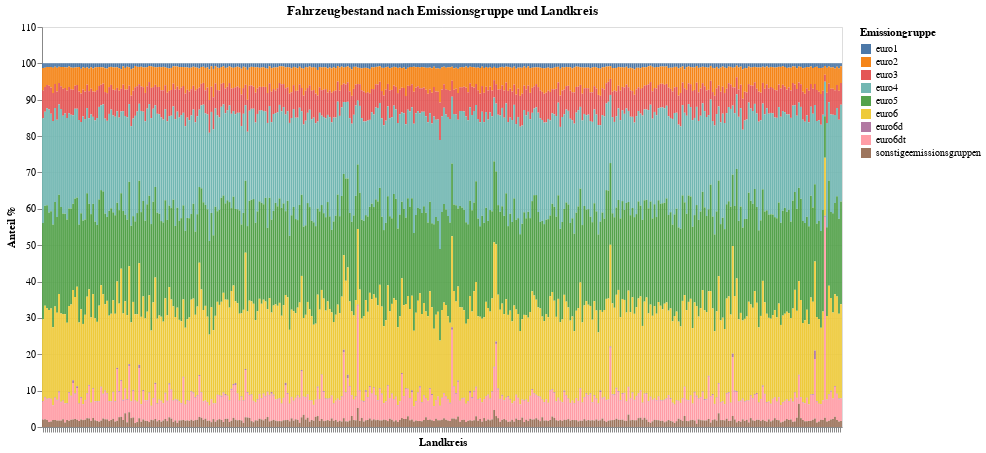

The code cell stored with this chart in its notebook:
### Markdown cell above
In den Antriebsarten sind unterschiedliche Anteile zu erkennen. Benzin- und Dieselfahrzeuge dominieren, während andere Antriebe kaum eine Rolle spielen. Auffällig ist der im Vergleich hohe Anteil an Elektrofahrzeugen in Weimar, der wahrscheinlich auf fehlerhafte Daten zurückzuführen ist (siehe [hier](https://www.eisenachonline.de/thueringen/die-meisten-e-autos-in-thueringen-fahren-in-erfurt-die-wenigsten-sind-in-suhl-unterwegs-114714?utm_source=chatgpt.com)). Methodisch wird dieser Umstand später im Kapitel Methodik behandelt, um den Umgang mit Ausreißern zu erläutern. Zudem fällt Ingolstadt durch einen vergleichsweise hohen Hybrid-Anteil auf.

### Code cell
chart_eg_prozent

### Figure 1 — Vega-Lite specification as saved in the notebook (floating-point values rounded to 4 significant figures; data arrays with more than 128 entries replaced by an {"elided": "..."} marker saying what was removed)
{"config": {"view": {"continuousWidth": 300, "continuousHeight": 300}}, "data": {"name": "data-e5b1466de4480e6d2462302bf3a8432b"}, "mark": {"type": "bar"}, "encoding": {"color": {"field": "Emissiongruppe", "type": "nominal"}, "tooltip": [{"field": "landkreis", "type": "nominal"}, {"field": "Emissiongruppe", "type": "nominal"}, {"field": "Anteil %", "type": "quantitative"}], "x": {"axis": {"labels": false, "title": "Landkreis"}, "field": "landkreis", "type": "nominal"}, "y": {"field": "Anteil %", "stack": "zero", "type": "quantitative"}}, "height": 400, "title": "Fahrzeugbestand nach Emissionsgruppe und Landkreis", "width": 800, "$schema": "https://vega.github.io/schema/vega-lite/v5.20.1.json", "datasets": {"data-e5b1466de4480e6d2462302bf3a8432b": {"elided": "3591 records"}}}
